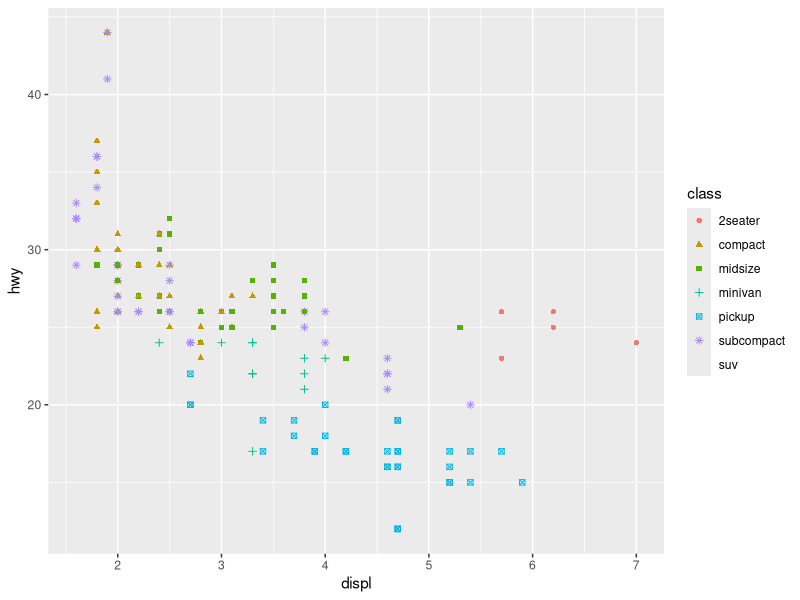
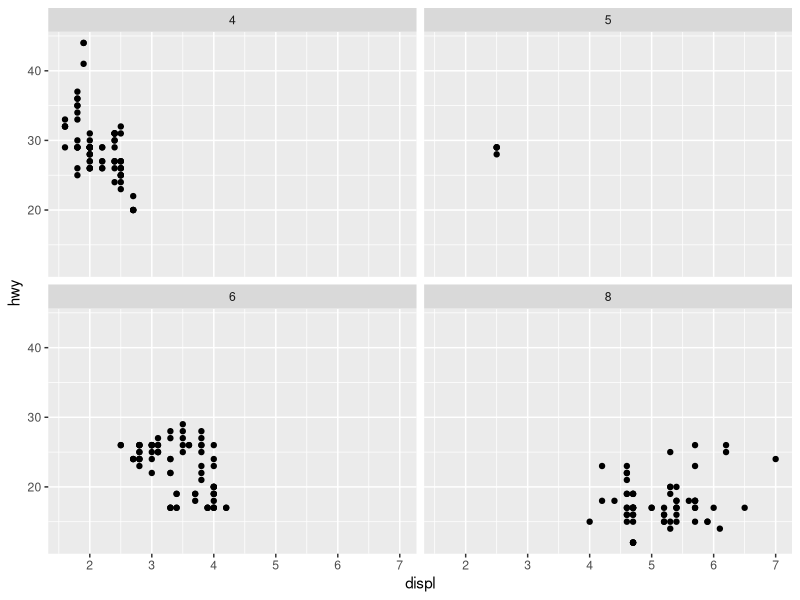
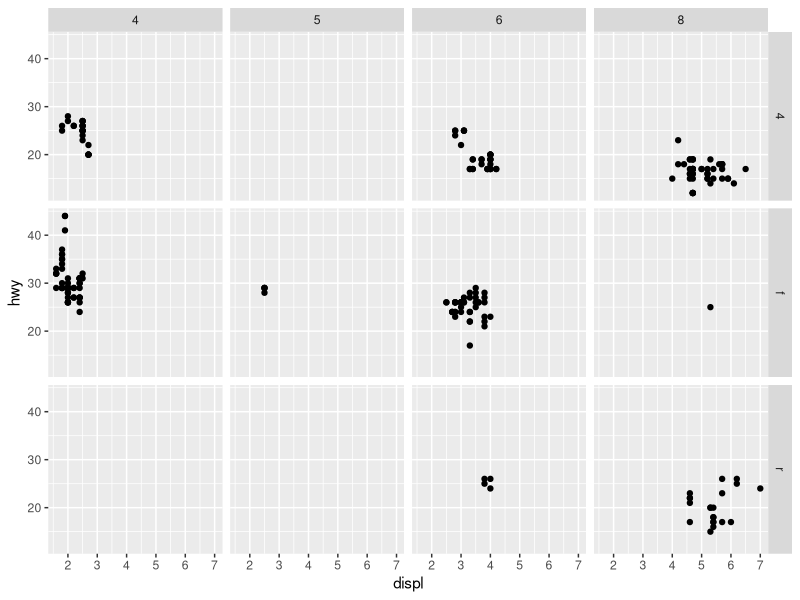
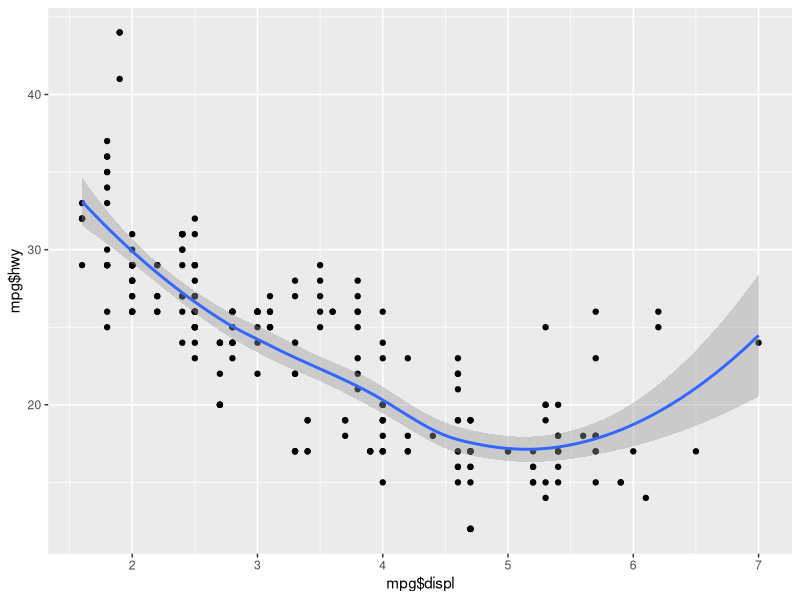

Here is the R script that generated these plots, in order:
# Packages installed are :
# tidyverse, nycflights13, gapminder, Lahman


library(tidyverse)

ggplot(data = mpg) +
  geom_point(mapping = aes(x = displ, y = hwy, shape = class, colour = class))

ggplot(data = mpg) +
  geom_point(mapping = aes(x = displ, y = hwy)) +
  facet_wrap(~ cyl)

ggplot(data = mpg) +
  geom_point(mapping = aes(x = displ, y = hwy)) +
  facet_grid(drv ~ cyl)

ggplot(data = mpg, mapping = aes(x = mpg$displ, y = mpg$hwy)) +
  geom_point() +
  geom_smooth()

